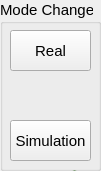
     <widget class="QGroupBox" name="GB_NETWORK_2">
      <property name="geometry">
       <rect>
        <x>550</x>
        <y>40</y>
        <width>101</width>
        <height>171</height>
       </rect>
      </property>
      <property name="font">
       <font>
        <pointsize>11</pointsize>
       </font>
      </property>
      <property name="title">
       <string>Mode Change</string>
      </property>
      <widget class="QPushButton" name="BTN_MODE_REAL">
       <property name="geometry">
        <rect>
         <x>10</x>
         <y>30</y>
         <width>81</width>
         <height>41</height>
        </rect>
       </property>
       <property name="minimumSize">
        <size>
         <width>0</width>
         <height>40</height>
        </size>
       </property>
       <property name="text">
        <string>Real</string>
       </property>
      </widget>
      <widget class="QPushButton" name="BTN_MODE_SIMULATION">
       <property name="geometry">
        <rect>
         <x>10</x>
         <y>120</y>
         <width>81</width>
         <height>41</height>
        </rect>
       </property>
       <property name="minimumSize">
        <size>
         <width>0</width>
         <height>40</height>
        </size>
       </property>
       <property name="text">
        <string>Simulation</string>
       </property>
      </widget>
      <widget class="QCommandLinkButton" name="commandLinkButton">
       <property name="geometry">
        <rect>
         <x>60</x>
         <y>160</y>
         <width>177</width>
         <height>41</height>
        </rect>
       </property>
       <property name="text">
        <string>CommandLinkButton</string>
       </property>
      </widget>
     </widget>
